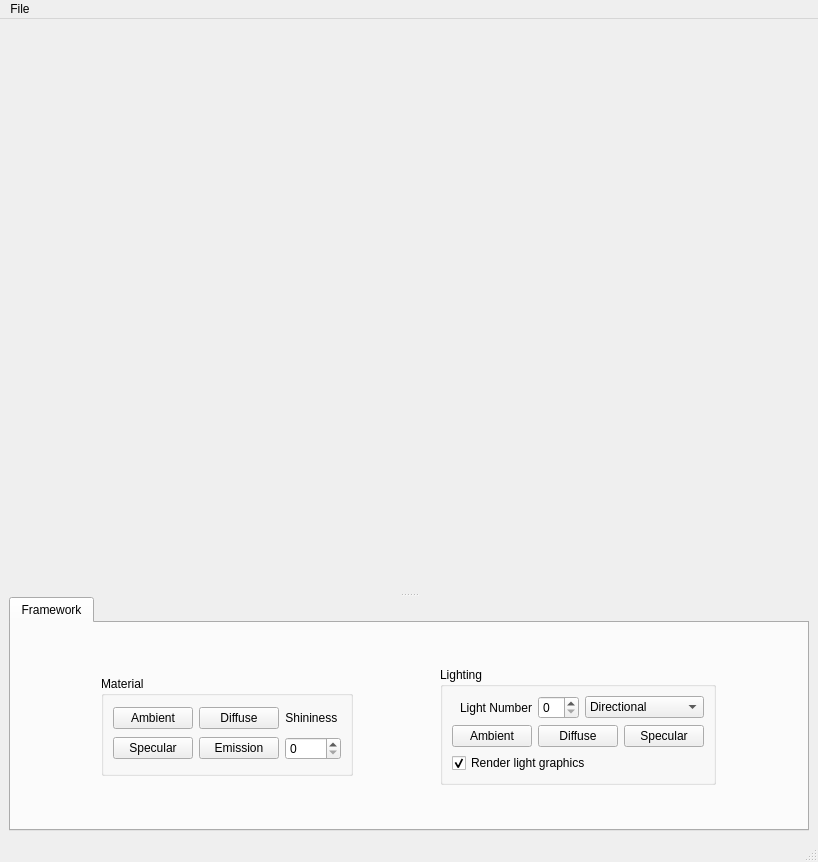
<?xml version="1.0" encoding="UTF-8"?>
<ui version="4.0">
 <class>viewer_MainWindow</class>
 <widget class="QMainWindow" name="viewer_MainWindow">
  <property name="geometry">
   <rect>
    <x>0</x>
    <y>0</y>
    <width>808</width>
    <height>862</height>
   </rect>
  </property>
  <property name="windowTitle">
   <string>MainWindow</string>
  </property>
  <widget class="QWidget" name="centralwidget">
   <layout class="QGridLayout" name="gridLayout_4">
    <item row="0" column="0">
     <widget class="QSplitter" name="splitter_2">
      <property name="orientation">
       <enum>Qt::Vertical</enum>
      </property>
      <widget class="glviewer_t" name="glviewer" native="true">
       <property name="minimumSize">
        <size>
         <width>800</width>
         <height>400</height>
        </size>
       </property>
      </widget>
      <widget class="QSplitter" name="splitter">
       <property name="orientation">
        <enum>Qt::Horizontal</enum>
       </property>
       <widget class="QWidget" name="layoutWidget">
        <layout class="QGridLayout" name="gridLayout_3">
         <property name="sizeConstraint">
          <enum>QLayout::SetMaximumSize</enum>
         </property>
         <item row="0" column="0">
          <widget class="QTabWidget" name="configuration_tabWidget">
           <property name="sizePolicy">
            <sizepolicy hsizetype="Preferred" vsizetype="Preferred">
             <horstretch>0</horstretch>
             <verstretch>0</verstretch>
            </sizepolicy>
           </property>
           <property name="minimumSize">
            <size>
             <width>0</width>
             <height>150</height>
            </size>
           </property>
           <property name="currentIndex">
            <number>0</number>
           </property>
           <property name="movable">
            <bool>true</bool>
           </property>
           <widget class="QWidget" name="tab">
            <attribute name="title">
             <string>Framework</string>
            </attribute>
            <layout class="QGridLayout" name="gridLayout_5">
             <item row="0" column="0">
              <widget class="QGroupBox" name="viewer_material_groupBox">
               <property name="sizePolicy">
                <sizepolicy hsizetype="Maximum" vsizetype="Maximum">
                 <horstretch>0</horstretch>
                 <verstretch>0</verstretch>
                </sizepolicy>
               </property>
               <property name="maximumSize">
                <size>
                 <width>16777215</width>
                 <height>100</height>
                </size>
               </property>
               <property name="title">
                <string>Material</string>
               </property>
               <layout class="QGridLayout" name="gridLayout">
                <item row="0" column="0">
                 <widget class="QtColorPicker" name="ambient_material_button">
                  <property name="text">
                   <string>Ambient</string>
                  </property>
                  <property name="useStandardColors" stdset="0">
                   <bool>true</bool>
                  </property>
                 </widget>
                </item>
                <item row="0" column="1">
                 <widget class="QtColorPicker" name="diffuse_material_button">
                  <property name="text">
                   <string>Diffuse</string>
                  </property>
                  <property name="useStandardColors" stdset="0">
                   <bool>true</bool>
                  </property>
                 </widget>
                </item>
                <item row="0" column="2">
                 <widget class="QLabel" name="shininess_value_label">
                  <property name="text">
                   <string>Shininess </string>
                  </property>
                  <property name="alignment">
                   <set>Qt::AlignCenter</set>
                  </property>
                 </widget>
                </item>
                <item row="1" column="0">
                 <widget class="QtColorPicker" name="specular_material_button">
                  <property name="text">
                   <string>Specular</string>
                  </property>
                  <property name="useStandardColors" stdset="0">
                   <bool>true</bool>
                  </property>
                 </widget>
                </item>
                <item row="1" column="1">
                 <widget class="QtColorPicker" name="emmission_material_button">
                  <property name="text">
                   <string>Emission</string>
                  </property>
                  <property name="useStandardColors" stdset="0">
                   <bool>true</bool>
                  </property>
                 </widget>
                </item>
                <item row="1" column="2">
                 <widget class="QSpinBox" name="shininess_spinBox"/>
                </item>
               </layout>
              </widget>
             </item>
             <item row="0" column="1">
              <widget class="QGroupBox" name="viewer_lighting_groupBox">
               <property name="sizePolicy">
                <sizepolicy hsizetype="Maximum" vsizetype="Maximum">
                 <horstretch>0</horstretch>
                 <verstretch>0</verstretch>
                </sizepolicy>
               </property>
               <property name="maximumSize">
                <size>
                 <width>16777215</width>
                 <height>125</height>
                </size>
               </property>
               <property name="title">
                <string>Lighting</string>
               </property>
               <layout class="QGridLayout" name="gridLayout_2">
                <item row="0" column="0">
                 <widget class="QLabel" name="light_number_label">
                  <property name="text">
                   <string>Light Number</string>
                  </property>
                  <property name="alignment">
                   <set>Qt::AlignRight|Qt::AlignTrailing|Qt::AlignVCenter</set>
                  </property>
                 </widget>
                </item>
                <item row="0" column="1">
                 <widget class="QSpinBox" name="light_number_spinBox"/>
                </item>
                <item row="0" column="2" colspan="2">
                 <widget class="QComboBox" name="light_type_comboBox">
                  <item>
                   <property name="text">
                    <string>Directional</string>
                   </property>
                  </item>
                  <item>
                   <property name="text">
                    <string>Positional</string>
                   </property>
                  </item>
                  <item>
                   <property name="text">
                    <string>None</string>
                   </property>
                  </item>
                 </widget>
                </item>
                <item row="1" column="0">
                 <widget class="QtColorPicker" name="ambient_light_button">
                  <property name="text">
                   <string>Ambient</string>
                  </property>
                  <property name="useStandardColors" stdset="0">
                   <bool>true</bool>
                  </property>
                 </widget>
                </item>
                <item row="1" column="1" colspan="2">
                 <widget class="QtColorPicker" name="diffuse_light_button">
                  <property name="text">
                   <string>Diffuse</string>
                  </property>
                  <property name="useStandardColors" stdset="0">
                   <bool>true</bool>
                  </property>
                 </widget>
                </item>
                <item row="1" column="3">
                 <widget class="QtColorPicker" name="specular_light_button">
                  <property name="text">
                   <string>Specular</string>
                  </property>
                  <property name="useStandardColors" stdset="0">
                   <bool>true</bool>
                  </property>
                 </widget>
                </item>
                <item row="2" column="0" colspan="4">
                 <widget class="QCheckBox" name="render_light_graphic_checkBox">
                  <property name="text">
                   <string>Render light graphics</string>
                  </property>
                  <property name="checked">
                   <bool>true</bool>
                  </property>
                 </widget>
                </item>
               </layout>
              </widget>
             </item>
            </layout>
           </widget>
          </widget>
         </item>
        </layout>
       </widget>
      </widget>
     </widget>
    </item>
   </layout>
  </widget>
  <widget class="QMenuBar" name="menubar">
   <property name="geometry">
    <rect>
     <x>0</x>
     <y>0</y>
     <width>808</width>
     <height>19</height>
    </rect>
   </property>
   <widget class="QMenu" name="menuFile">
    <property name="title">
     <string>File</string>
    </property>
    <addaction name="actionOpen"/>
    <addaction name="separator"/>
    <addaction name="actionOpen_Alpha_Shape"/>
    <addaction name="actionOpen_Pocket_Files"/>
    <addaction name="actionOpen_Surface"/>
   </widget>
   <addaction name="menuFile"/>
  </widget>
  <widget class="QStatusBar" name="statusbar"/>
  <action name="actionOpen">
   <property name="text">
    <string>Open Protein</string>
   </property>
  </action>
  <action name="actionOpen_Alpha_Shape">
   <property name="text">
    <string>Open Alpha Shape</string>
   </property>
  </action>
  <action name="actionOpen_Pocket_Files">
   <property name="text">
    <string>Open Pocket Files</string>
   </property>
  </action>
  <action name="actionOpen_Surface">
   <property name="text">
    <string>Open Surface</string>
   </property>
  </action>
 </widget>
 <customwidgets>
  <customwidget>
   <class>QtColorPicker</class>
   <extends>QPushButton</extends>
   <header>qtcolorpicker.h</header>
  </customwidget>
  <customwidget>
   <class>glviewer_t</class>
   <extends>QWidget</extends>
   <header>viewer.h</header>
   <container>1</container>
  </customwidget>
 </customwidgets>
 <resources/>
 <connections/>
</ui>
